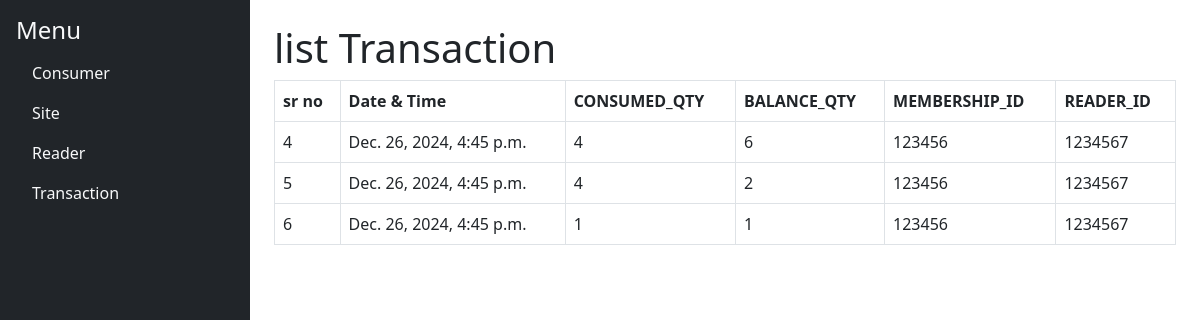
The page /list_transaction on the database as committed earlier.
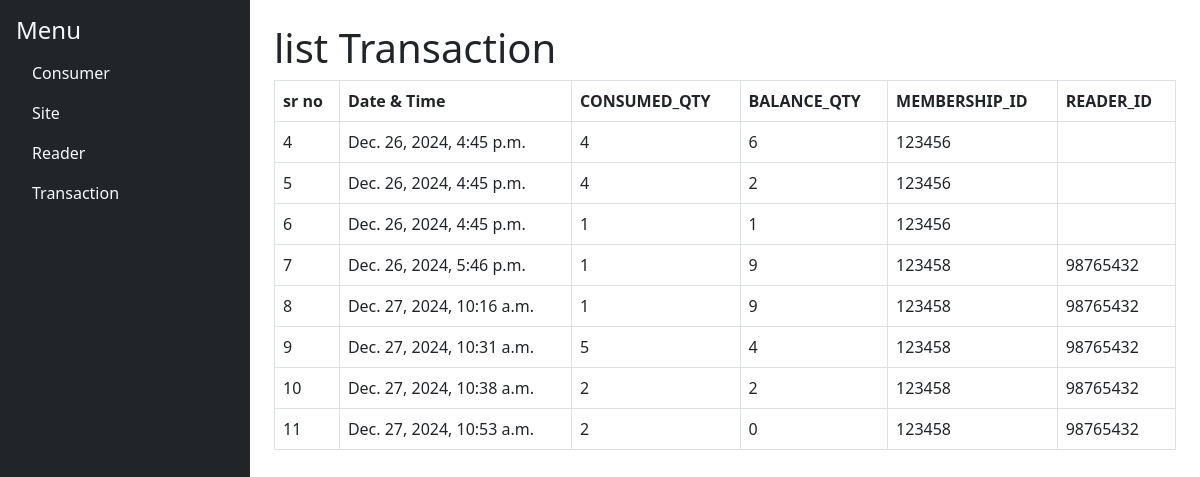
The same page on the database as committed later.
### Transaction/models.py (models this page shows)
class Transaction(models.Model):
    id = models.AutoField(primary_key= True)
    Txn_DateTime=models.DateTimeField(auto_now_add=True)
    CONSUMED_QTY = models.CharField(max_length = 50)
    BALANCE_QTY = models.CharField(max_length = 50)
    MEMBERSHIP_ID=models.ForeignKey(Membership,on_delete=models.SET_NULL, null=True,blank=True )
    READER_ID = models.ForeignKey(Reader, on_delete= models.SET_NULL, null= True, blank = True)

### Consumer/models.py (models this page shows, shortened)
class Membership(models.Model):
    id = models.AutoField(primary_key=True)
    number = models.CharField(max_length=20, unique=True)
    status = models.CharField(max_length=10)
    consumer_id = models.ForeignKey('Consumer',on_delete=models.CASCADE,related_name='memberships')

### Reader/models.py (models this page shows, shortened)
class Reader(models.Model):
    id = models.AutoField(primary_key=True)
    position = models.IntegerField()
    mac = models.CharField(max_length=100, unique=True)
    install_date = models.DateTimeField(default=timezone.now)
    last_seen_timestamp = models.DateTimeField(default=timezone.now)
    status = models.CharField(max_length=10)
    config = models.ForeignKey(Configuration, on_delete=models.CASCADE)
    site = models.ForeignKey(Site, on_delete=models.CASCADE)

### Transaction/views.py (the view)
# urls.py: path('list_transaction', views.list_transaction, name='list_transaction'),
def list_transaction(request):
    transaction=Transaction.objects.all()
    return render(request,'list_transaction.html',{'transaction':transaction})

### Transaction/templates/list_transaction.html (shortened to what this page needs)
<!DOCTYPE html>
{% extends 'base.html' %}
{% block content %}
<body>
<h1>list Transaction</h1>
<table class="table table-bordered">
  <thead>
    <tr>
      <th scope="col">sr no</th>
      <th scope="col">Date & Time</th>
        <th scope="col">CONSUMED_QTY</th>
      <th scope="col">BALANCE_QTY</th>
        <th scope="col">MEMBERSHIP_ID</th>
        <th scope="col">READER_ID</th>
    </tr>
  </thead>
  <tbody>
                {% for txn in transaction %}
                <tr>
                    <td>{{ txn.id }}</td>
                    <td>{{ txn.Txn_DateTime }}</td>
                    <td>{{ txn.CONSUMED_QTY }}</td>
                    <td>{{ txn.BALANCE_QTY }}</td>
                    <td>{{ txn.MEMBERSHIP_ID.number }}</td>
                    <td>{{ txn.READER_ID.mac }}</td>
                </tr>
                {% empty %}
                <tr>
                    <td colspan="4" class="text-center">No result found.</td>
                </tr>
                {% endfor %}
            </tbody>
</table>
</body>
{% endblock %}

### Consumer/templates/base.html (shortened to what this page needs)
<!DOCTYPE html>
<html lang="en">
<head>
    <link rel="stylesheet" href="https://cdn.jsdelivr.net/npm/bootstrap@5.3.0-alpha1/dist/css/bootstrap.min.css">
</head>
<body>
    <div class="d-flex">
        <nav class="bg-dark text-light p-3 vh-100" style="width: 250px;">
            <h4>Menu</h4>
            <ul class="nav flex-column">
                <li class="nav-item">
                    <a
                        class="nav-link text-light"
                        data-bs-toggle="collapse"
                        href="#consumerMenu"
                        role="button"
                        aria-expanded="false"
                        aria-controls="consumerMenu">
                        Consumer
                    </a>
                </li>
                <li class="nav-item">
                    <a
                        class="nav-link text-light"
                        data-bs-toggle="collapse"
                        href="#siteMenu"
                        role="button"
                        aria-expanded="false"
                        aria-controls="siteMenu">
                        Site
                    </a>
                </li>
                <li class="nav-item">
                    <a
                        class="nav-link text-light"
                        data-bs-toggle="collapse"
                        href="#ReaderMenu"
                        role="button"
                        aria-expanded="false"
                        aria-controls="ReaderMenu">
                        Reader
                    </a>
                </li>
                <li class="nav-item">
                    <a
                        class="nav-link text-light"
                        data-bs-toggle="collapse"
                        href="#TransactionMenu"
                        role="button"
                        aria-expanded="false"
                        aria-controls="TransactionMenu">
                        Transaction
                    </a>
                </li>
            </ul>
        </nav>
        <div class="p-4" style="flex-grow: 1;">
            {% block content %}{% endblock %}
        </div>
    </div>
</body>
</html>

Rows that differ between the two databases and show on the page:
changed Transaction id 4: READER_ID.mac "1234567" → (not shown)
changed Transaction id 5: READER_ID.mac "1234567" → (not shown)
changed Transaction id 6: READER_ID.mac "1234567" → (not shown)
added Transaction: id "7", Txn_DateTime "Dec. 26, 2024, 5:46 p.m.", CONSUMED_QTY "1", BALANCE_QTY "9", MEMBERSHIP_ID.number "123458", READER_ID.mac "98765432"
added Transaction: id "8", Txn_DateTime "Dec. 27, 2024, 10:16 a.m.", CONSUMED_QTY "1", BALANCE_QTY "9", MEMBERSHIP_ID.number "123458", READER_ID.mac "98765432"
added Transaction: id "9", Txn_DateTime "Dec. 27, 2024, 10:31 a.m.", CONSUMED_QTY "5", BALANCE_QTY "4", MEMBERSHIP_ID.number "123458", READER_ID.mac "98765432"
added Transaction: id "10", Txn_DateTime "Dec. 27, 2024, 10:38 a.m.", CONSUMED_QTY "2", BALANCE_QTY "2", MEMBERSHIP_ID.number "123458", READER_ID.mac "98765432"
added Transaction: id "11", Txn_DateTime "Dec. 27, 2024, 10:53 a.m.", CONSUMED_QTY "2", BALANCE_QTY "0", MEMBERSHIP_ID.number "123458", READER_ID.mac "98765432"
